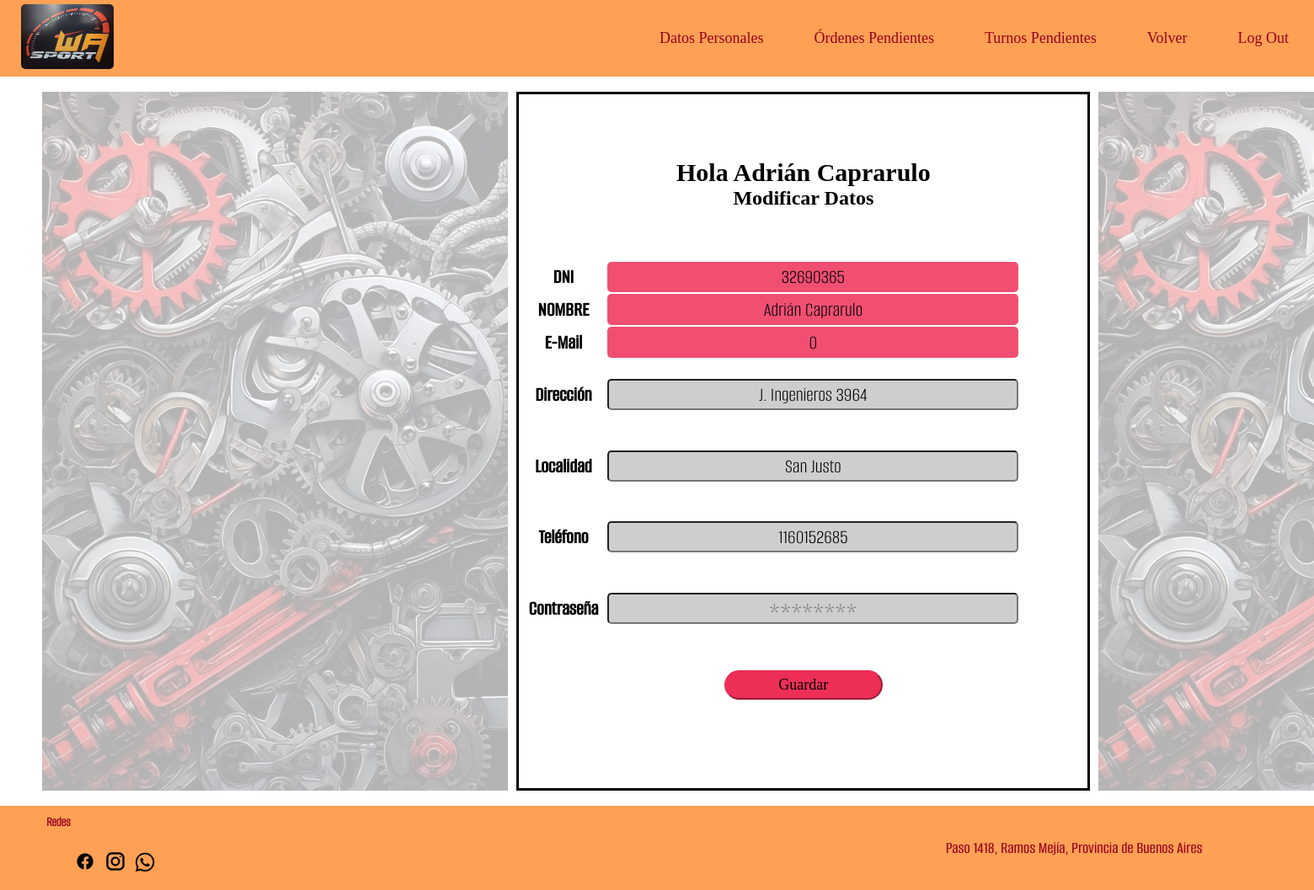
The page /modificacion_mecanico.php (signed in) on the database its author committed.
### tables this page shows
CREATE TABLE `empleados` (
  `empleado_DNI` varchar(10) NOT NULL,
  `empleado_contrasena` varchar(255) NOT NULL,
  `empleado_nombre` varchar(50) NOT NULL,
  `empleado_roll` varchar(255) NOT NULL,
  `empleado_email` text NOT NULL,
  `token_recuperacion` varchar(255) DEFAULT NULL,
  `empleado_direccion` varchar(50) DEFAULT NULL,
  `empleado_localidad` varchar(15) DEFAULT NULL,
  `empleado_telefono` varchar(15) DEFAULT NULL
);

### modificacion_mecanico.php (the view, shortened to what this page needs)
<?php
require_once 'conexion_base.php';
$dni = $_SESSION['empleado_dni'];
$stmt = $conexion->prepare("SELECT * FROM empleados WHERE empleado_DNI = :dni");
$stmt->execute(['dni' => $dni]);
$empleado = $stmt->fetch(PDO::FETCH_ASSOC);
?>
<!DOCTYPE html>
<html lang="es">
<head>
    <link rel="stylesheet" href="estilopagina.css?v=<?= time() ?>">
</head>
<body>
    <?php include("nav_mecanico.php"); ?>
    <br>
    <section class="modif_mec">
        <img class="modif_img1" src="fondos/hola.usuario.jpg" alt="">
        <section class="modificar_mecanico">
            <h2>Hola <?= htmlspecialchars($empleado['empleado_nombre']) ?></h2>
            <h3>Modificar Datos</h3>
            <form method="post">
                <table>
                    <tr>
                        <th>DNI</th>
                        <td class="datos_unicos"><?= htmlspecialchars($empleado['empleado_DNI']) ?></td>
                    </tr>
                    <tr>
                        <th>NOMBRE</th>
                        <td class="datos_unicos"><?= htmlspecialchars($empleado['empleado_nombre']) ?></td>
                    </tr>
                    <tr>
                        <th>E-Mail</th>
                        <td class="datos_unicos"><?= htmlspecialchars($empleado['empleado_email']) ?></td>
                    </tr>
                    <tr>
                        <th>Dirección</th>
                        <td><input type="text" class="datos_modificados" name="direccion" value="<?= htmlspecialchars($empleado['empleado_direccion']) ?>"></td>
                    </tr>
                    <tr>
                        <th>Localidad</th>
                        <td><input type="text" class="datos_modificados" name="localidad" value="<?= htmlspecialchars($empleado['empleado_localidad']) ?>"></td>
                    </tr>
                    <tr>
                        <th>Teléfono</th>
                        <td><input type="text" class="datos_modificados" name="telefono" value="<?= htmlspecialchars($empleado['empleado_telefono']) ?>"></td>
                    </tr>
                    <tr>
                        <th>Contraseña</th>
                        <td>
                            <input type="password" class="datos_modificados" name="clave"
                                minlength="8" maxlength="15"
                                pattern="^(?=.*[A-Z])(?=.*\d)(?=.*[\W_]).{8,15}$"
                                title="Debe tener entre 8 y 15 caracteres, al menos una mayúscula, un número y un símbolo"
                                placeholder="********">
                        </td>
                    </tr>
                </table>
                <div class="bot_modf">
                    <input class="guardar_mod" type="submit" value="Guardar" name="guardar_rec">
                </div>
            </form>
        </section>
        <img class="modif_img2" src="fondos/hola.usuario.jpg" alt="">
    </section>
    <br>
    <?php include("piedepagina.php"); ?>
</body>
</html>

### estilopagina.css (style rules this page uses)
* { margin: 0; padding: 0; box-sizing: border-box; }
html, body { width: 100%; height: 100%; }
.modif_img1 { grid-column: 1/2; }
.modif_img2 { grid-column: 3/4; }
.datos_unicos { background-color: #F04F72; border-radius: 5px; font-family: 'AlumniSans_Light'; font-size: 24px; text-align: center; width: 487.99px; height: 36.99px; }
.datos_modificados { background-color: #cecece; border-radius: 5px; font-family: 'AlumniSans_Light'; font-size: 24px; text-align: center; width: 487.99px; height: 36.99px; }
.bot_modf { display: flex; flex-direction: column; flex-wrap: nowrap; align-items: center; }
.guardar_mod { border-radius: 40px; background-color: #ED2E57; border-color:#ED2E57; margin: 30px; width: 188px; height: 35px; font-family: 'Big_Shoulders_Medium'; font-size: 18px; }
.modif_mec { display: grid; grid-template-columns: repeat(3, 1fr); margin: auto 40px auto; }
.modif_mec img { height: 830px; opacity: 30%; margin: 0px 10px; }
.modificar_mecanico { grid-column: 2/3; align-content: center; justify-items: center; border-style: solid; border-color: #000000 }
.modificar_mecanico h2 { font-family: 'Big_Shoulders_ExtraBold'; font-size: 30px; text-align: center; }
.modificar_mecanico h3 { font-family: 'Big_Shoulders_Regular'; font-size: 24px; text-align: center; }
.modificar_mecanico table { margin-top: 60px; width: 595px; height: 457px; margin-right: 80px; }
.modificar_mecanico th { font-family: 'AlumniSans_Medium'; font-size: 24px; text-align: center; }

### rows shown on the page
empleados: empleado_nombre "Adrián Caprarulo", empleado_DNI "32690365", empleado_email "0", direccion "J. Ingenieros 3964", localidad "San Justo", telefono "1160152685"
